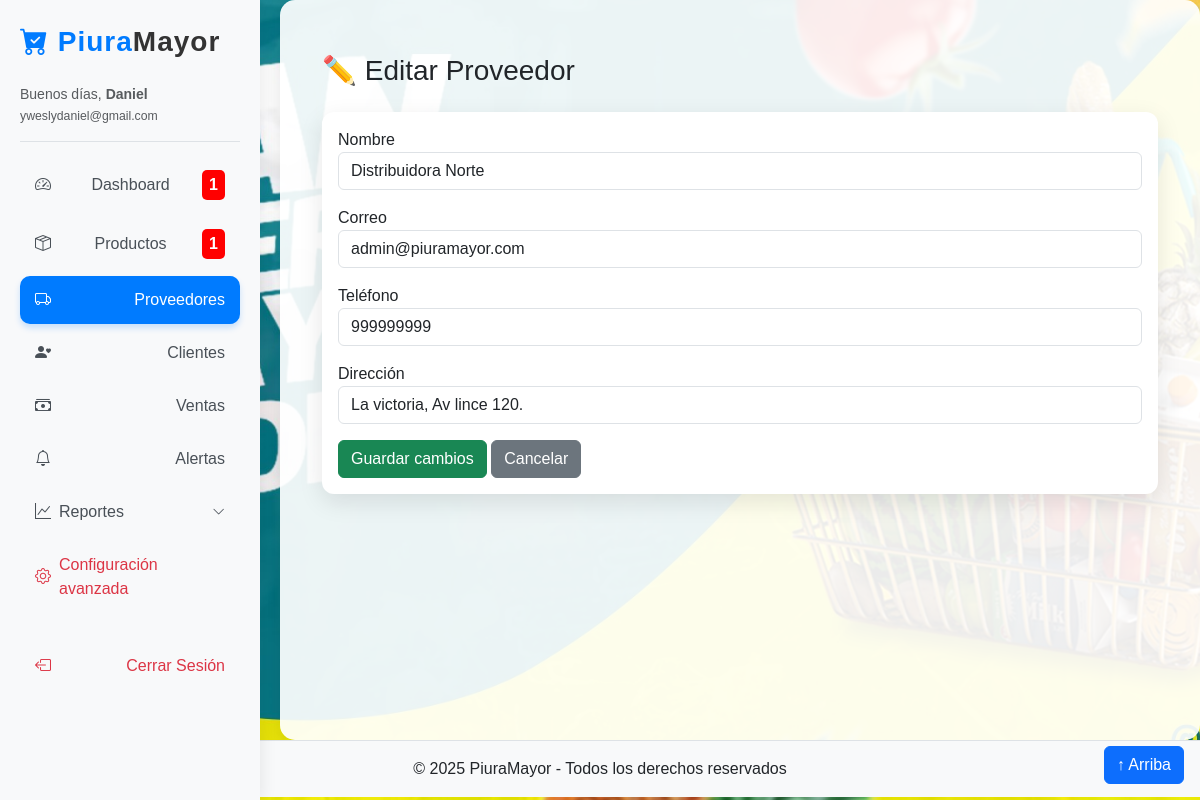
/editar_proveedores.php?id=1 (signed in), run on the app's committed database.
### tables this page shows
CREATE TABLE `proveedores` (
  `id` int(11) NOT NULL,
  `nombre` varchar(150) NOT NULL,
  `telefono` varchar(50) DEFAULT NULL,
  `correo` varchar(100) DEFAULT NULL,
  `direccion` varchar(255) DEFAULT NULL,
  `creado_at` timestamp NOT NULL DEFAULT current_timestamp()
);

### editar_proveedores.php (the view, shortened to what this page needs)
<?php
require 'includes/db.php';
$id = isset($_GET['id']) ? (int)$_GET['id'] : 0;
$stmt = $pdo->prepare("SELECT * FROM proveedores WHERE id = ?");
$stmt->execute([$id]);
$prov = $stmt->fetch(PDO::FETCH_ASSOC);
include 'includes/header.php';
?>
<div class="container mt-4">
    <h3 class="mb-4">✏️ Editar Proveedor</h3>
    <div class="card p-3 shadow-sm">
        <form method="POST">
            <div class="mb-3">
                <label>Nombre</label>
                <input type="text" name="nombre" class="form-control" value="<?= htmlspecialchars($prov['nombre']) ?>" required>
            </div>
            <div class="mb-3">
                <label>Correo</label>
                <input type="email" name="correo" class="form-control" value="<?= htmlspecialchars($prov['correo']) ?>" required>
            </div>
            <div class="mb-3">
                <label>Teléfono</label>
                <input type="text" name="telefono" class="form-control" value="<?= htmlspecialchars($prov['telefono']) ?>">
            </div>
            <div class="mb-3">
                <label>Dirección</label>
                <input type="text" name="direccion" class="form-control" value="<?= htmlspecialchars($prov['direccion']) ?>">
            </div>
            <button type="submit" name="editar" class="btn btn-success">Guardar cambios</button>
            <a href="proveedores.php" class="btn btn-secondary">Cancelar</a>
        </form>
    </div>
</div>
<?php include 'includes/footer.php'; ?>

### data on the page
proveedores: nombre "Distribuidora Norte", correo "admin@piuramayor.com", telefono "999999999", direccion "La victoria, Av lince 120."

### other printed values
$saludo "Buenos días"
$_SESSION['user']['nombre'] "Daniel"
$_SESSION['user']['correo'] "yweslydaniel@gmail.com"
$alertaStock "1"
